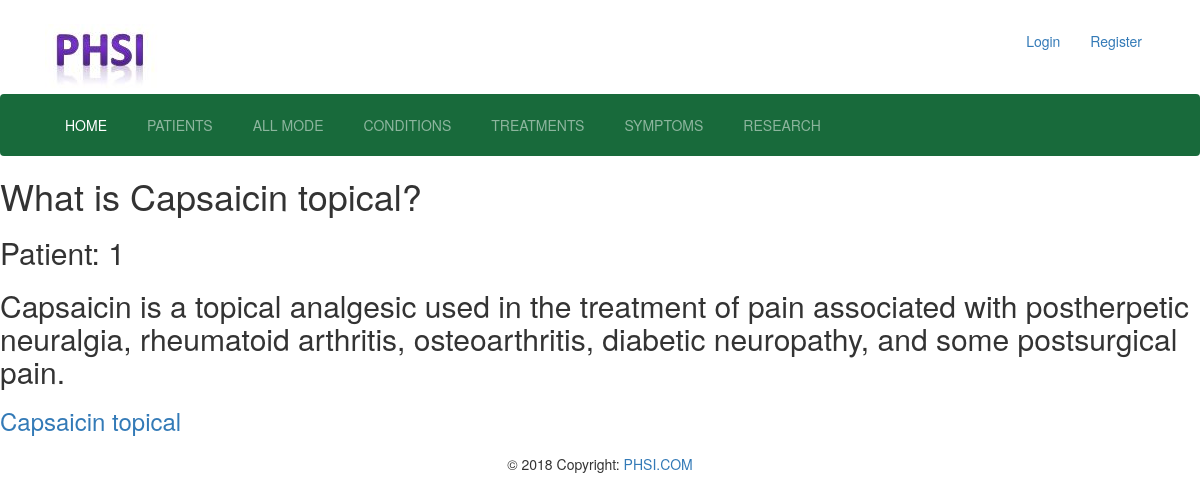
/medicine/subwise-medicine/3/, run on the app's committed database.
### medicine/models.py (models this page shows, shortened)
class MedicineSubCategory(models.Model):
	name 			= models.CharField(max_length=100)
	details			= models.TextField()
	category 		= models.ForeignKey(MedicineCategory, on_delete=models.CASCADE, related_name='medicinecategory')

class Medicinary(models.Model):
	name 			= models.CharField(max_length=100)
	details			= models.TextField()
	subcategory		= models.ForeignKey(MedicineSubCategory, on_delete=models.CASCADE, related_name='medicines')
	symptoms		= models.ManyToManyField(Symptoms, related_name='medicines')

### medicine/views.py (the view)
# urls.py: path('subwise-medicine/<int:id>/', subwise_medicine, name = 'subwise-medicine'),
def subwise_medicine(request, id):
	subcategory = MedicineSubCategory.objects.get(id=id)
	patients = Patient.objects.filter(prescription__icontains = subcategory.name)
	patients_num = len(patients)
	context = {
		'subcategory': subcategory,
		'patients_num': patients_num,
		}
	template = 'medicine/sub-category.html'
	return render(request, template, context)

### templates/medicine/sub-category.html
{% extends 'base.html' %}
{% load static %}
{% block content %}
	<h1>What is {{subcategory.name}}?</h1>
	<h2>Patient: {{patients_num}}</h2>
	<h2>{{subcategory.details}}</h2>
	{% for medicine in subcategory.medicines.all %}
		<h3><a href="{% url 'medicinewise-symptom' medicine.id %}">{{medicine.name}}</a></h3>
	{% endfor %}
{% endblock %}

### static/layout/style.css (style rules this page uses)
* { box-sizing: border-box; }
body { margin: 0; padding: 0; background-color:white; }

### data on the page
MedicineSubCategory: name "Capsaicin topical", details "Capsaicin is a topical analgesic used in the treatment of pain associated with postherpetic neuralgia, rheumatoid arthritis, osteoarthritis, diabetic neuropathy, and some postsurgical pain."
Medicinary: name "Capsaicin topical"

### other printed values
{{ patients_num }} "1"
